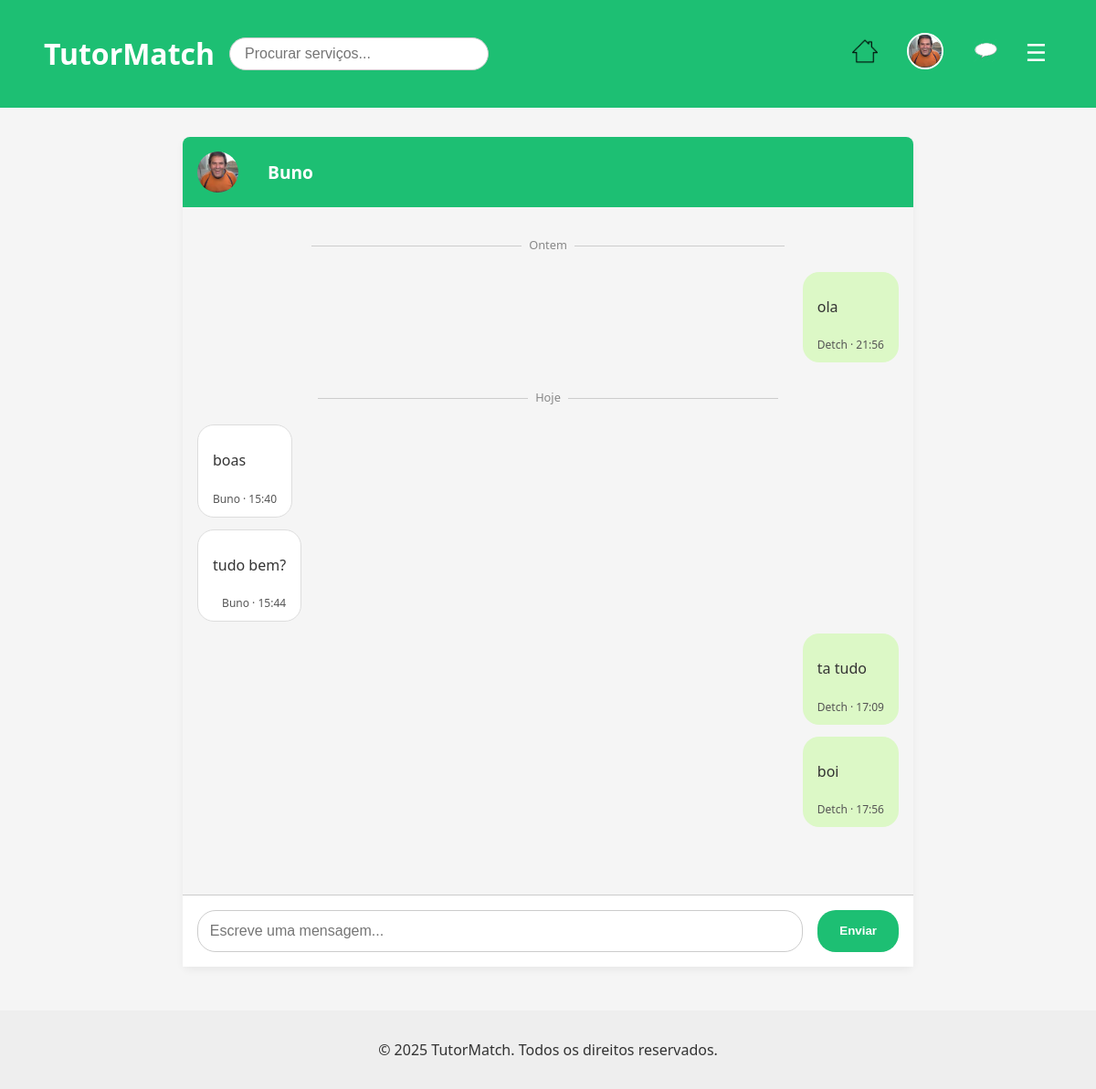
The app's page /pages/chat.php?receiver_id=9 (signed in), older data.
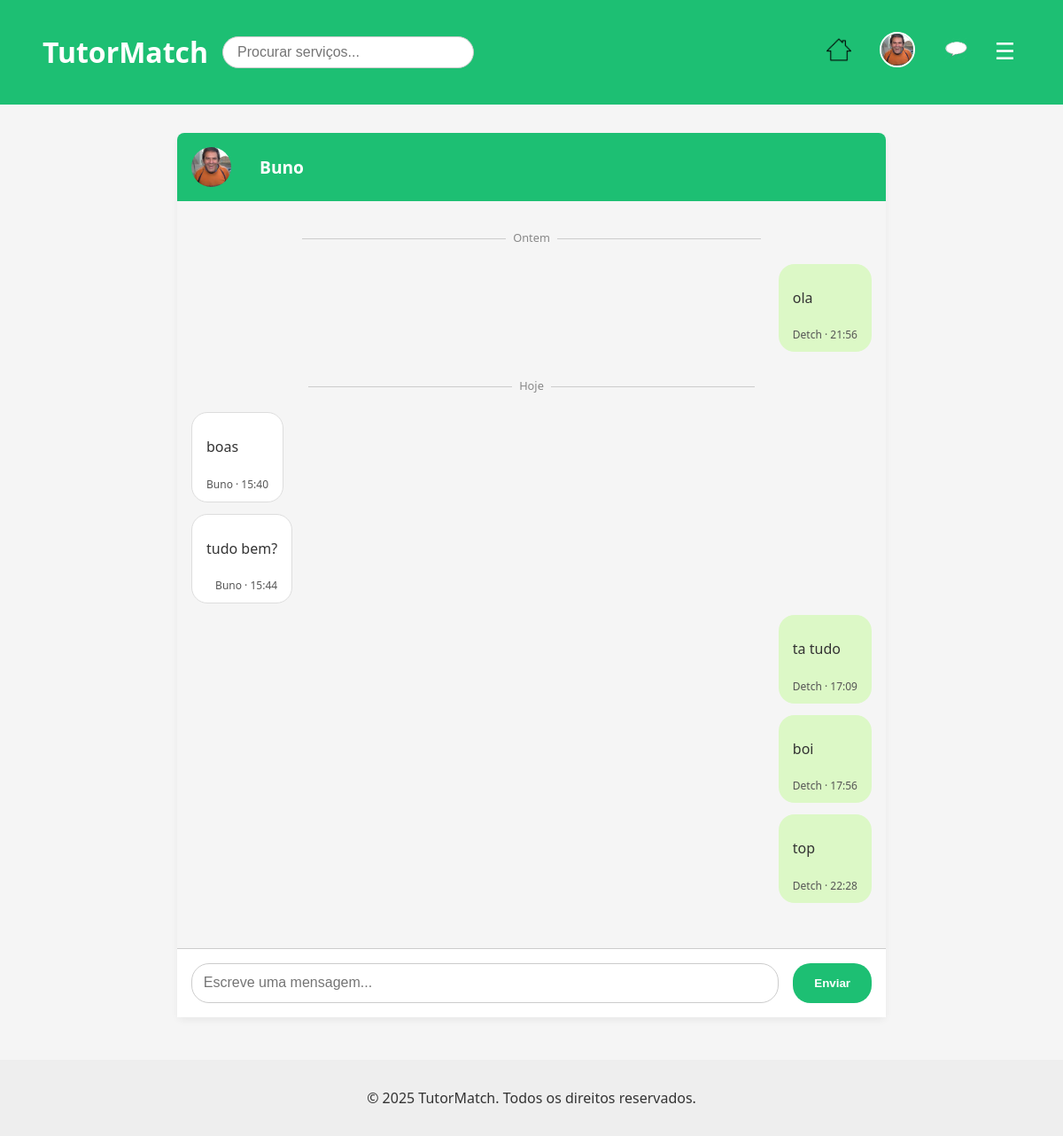
The same page, newer data.
### tables this page shows
CREATE TABLE users (
            id INTEGER PRIMARY KEY AUTOINCREMENT,
            username TEXT NOT NULL UNIQUE,
            password TEXT NOT NULL,
            email TEXT NOT NULL UNIQUE,
            role TEXT DEFAULT 'client', -- client, freelancer, admin
            name TEXT,
            profile_pic TEXT DEFAULT '../img/default.jpeg' -- Adiciona a coluna profile_pic
        );

CREATE TABLE messages (
            id INTEGER PRIMARY KEY AUTOINCREMENT,
            order_id INTEGER,
            sender_id INTEGER NOT NULL,
            receiver_id INTEGER NOT NULL,
            message TEXT NOT NULL,
            created_at DATETIME DEFAULT CURRENT_TIMESTAMP,
            FOREIGN KEY (order_id) REFERENCES orders(id),
            FOREIGN KEY (sender_id) REFERENCES users(id),
            FOREIGN KEY (receiver_id) REFERENCES users(id)
        );

### pages/chat.php (the view, shortened to what this page needs)
<?php
require_once '../database/db.php';
$user_id = $_SESSION['user_id'] ?? null;
$receiver_id = $_GET['receiver_id'] ?? null;
$stmt = $db->prepare("SELECT username, profile_pic FROM users WHERE id = ?");
$stmt->execute([$receiver_id]);
$chatUser = $stmt->fetch();
$chatUserName = $chatUser['username'];
$chatUserPic = $chatUser['profile_pic'] ?? '/img/default.jpeg';
$stmt = $db->prepare("
    SELECT m.*, u.username
    FROM messages m
    JOIN users u ON m.sender_id = u.id
    WHERE
        ((sender_id = :user1 AND receiver_id = :user2)
        OR (sender_id = :user2 AND receiver_id = :user1))
        AND m.order_id IS NULL
    ORDER BY m.created_at ASC
");
$stmt->execute(['user1' => $user_id, 'user2' => $receiver_id]);
$messages = $stmt->fetchAll();
?>
<?php include_once '../includes/header.php'; ?>
<link rel="stylesheet" href="../css/chat.css">
<div class="chat-container">
    <div class="chat-header">
        <img src="<?= htmlspecialchars($chatUserPic) ?>" alt="Foto de perfil" class="chat-user-pic">
        <h2>
            <a href="/pages/view_profile.php?id=<?= urlencode($receiver_id) ?>">
                <?= htmlspecialchars($chatUserName) ?>
            </a>
        </h2>
    </div>
    <div class="chat-box">
        <?php
        $currentDate = null;
        foreach ($messages as $msg):
            $msgDate = date('Y-m-d', strtotime($msg['created_at']));
            if ($msgDate !== $currentDate):
                $currentDate = $msgDate;
                $label = ($msgDate == date('Y-m-d')) ? 'Hoje' :
                         ($msgDate == date('Y-m-d', strtotime('-1 day')) ? 'Ontem' :
                         date('d M Y', strtotime($msgDate)));
        ?>
            <div class="date-separator"><?= $label ?></div>
        <?php endif; ?>
            <div class="chat-message <?= $msg['sender_id'] == $user_id ? 'sent' : 'received' ?>">
                <div class="bubble">
                    <p><?= nl2br(htmlspecialchars($msg['message'])) ?></p>
                    <span class="meta"><?= htmlspecialchars($msg['username']) ?> · <?= date('H:i', strtotime($msg['created_at'])) ?></span>
                </div>
            </div>
        <?php endforeach; ?>
    </div>
    <form action="chat.php?receiver_id=<?= $receiver_id ?>" method="POST" class="chat-form">
        <input type="text" name="message" placeholder="Escreve uma mensagem..." required>
        <button type="submit">Enviar</button>
    </form>
</div>
<?php include_once '../includes/footer.php'; ?>

### includes/header.php (shortened to what this page needs)
<!DOCTYPE html>
<html lang="pt">
<head>
  <link rel="stylesheet" href="/css/main.css" />
  <link rel="stylesheet" href="/css/navbar.css" />
</head>
<body>
  <header>
  <div class="header-left">
    <h1><a href="/index.php">TutorMatch</a></h1>
    <form id="search-form" action="/index.php" method="GET" autocomplete="off">
      <input type="text" id="search-input" name="q" placeholder="Procurar serviços...">
    </form>
  </div>
  <nav class="navbar">
    <div class="nav-right">
        <?php if (isset($_SESSION['user_id'])): ?>
          <a href="/index.php" class="nav-icon home-icon" title="Início">
            <img src="/img/icons/home-white.png" alt="Início">
          </a>
          <a href="/pages/profile.php" class="profile-pic">
            <img src="<?= $_SESSION['profile_pic'] ?? '/img/default.jpeg' ?>" alt="Perfil">
          </a>
          <a href="/pages/conversations.php" class="nav-icon chat-icon" title="Mensagens">
            <img src="/img/icons/white-balloon.png" alt="Mensagens">
          </a>
          <button id="menu-toggle" class="menu-btn">&#9776;</button>
        <?php else: ?>
          <a href="/pages/login.php">Entrar</a>
          <a href="/pages/register.php">Registrar</a>
        <?php endif; ?>
      </div>
    </nav>
  </header>

### includes/footer.php (shortened to what this page needs)
<footer>
    <p>&copy; 2025 TutorMatch. Todos os direitos reservados.</p>
  </footer>
</body>
</html>

### css/main.css (style rules this page uses)
body { font-family: 'Segoe UI', sans-serif; margin: 0; background-color: #f5f5f5; color: #333; }

### css/navbar.css (style rules this page uses)
.navbar { display: flex; justify-content: space-between; align-items: center; background-color: #1dbf73; padding: 0.5rem 1rem; }
.nav-icon img { width: 28px; height: 28px; }
.nav-right { display: flex; align-items: center; gap: 1rem; position: relative; }
.profile-pic img { width: 36px; height: 36px; border-radius: 50%; object-fit: cover; border: 2px solid white; cursor: pointer; }
.menu-btn { font-size: 26px; background: none; border: none; color: white; cursor: pointer; margin-left: 0.5rem; }
.header-left { display: flex; align-items: center; gap: 1rem; }
#search-form { position: relative; }
#search-input { padding: 0.5rem 1rem; border: 1px solid #ccc; border-radius: 20px; width: 250px; font-size: 1rem; }

### css/chat.css (style rules this page uses)
.chat-container { max-width: 800px; margin: 2rem auto; background: #f5f5f5; border-radius: 8px; box-shadow: 0 4px 8px rgba(0,0,0,0.05); display: flex; flex-direction: column; height: 80vh; }
.chat-header { display: flex; align-items: center; gap: 1rem; padding: 1rem; background: #1dbf73; color: white; border-top-left-radius: 8px; border-top-right-radius: 8px; }
.chat-header img.chat-user-pic { width: 45px; height: 45px; border-radius: 50%; object-fit: cover; }
.chat-header h2 { margin: 0; font-size: 1.2rem; }
.chat-box { flex: 1; overflow-y: auto; padding: 1rem; display: flex; flex-direction: column; gap: 0.8rem; }
.chat-message { max-width: 60%; padding: 0.7rem 1rem; border-radius: 18px; position: relative; word-wrap: break-word; }
.chat-message.sent { align-self: flex-end; background-color: #dcf8c6; }
.chat-message.received { align-self: flex-start; background-color: #fff; border: 1px solid #ddd; }
.bubble { display: flex; flex-direction: column; }
.bubble .meta { font-size: 0.75rem; color: #555; margin-top: 0.4rem; text-align: right; }
.chat-form { display: flex; padding: 1rem; background-color: #fff; border-top: 1px solid #ccc; }
.chat-form input[type="text"] { flex: 1; padding: 0.8rem; border: 1px solid #ccc; border-radius: 20px; outline: none; font-size: 1rem; margin-right: 1rem; }
.chat-form button { background-color: #1dbf73; color: white; border: none; padding: 0.8rem 1.5rem; border-radius: 20px; cursor: pointer; font-weight: bold; transition: background 0.2s ease; }
.date-separator { text-align: center; font-size: 0.8rem; color: #888; margin: 1rem 0 0.5rem; position: relative; }
.date-separator::before, .date-separator::after { content: ""; display: inline-block; width: 30%; height: 1px; background: #ccc; margin: 0 0.5rem; vertical-align: middle; }
.chat-user-pic { width: 45px; height: 45px; border-radius: 50%; object-fit: cover; margin-right: 1rem; }

### css/admin.css (style rules this page uses)
h2 { text-align: center; margin-bottom: 20px; }

### css/layout.css (style rules this page uses)
header { background-color: #1dbf73; padding: 1rem 2rem; color: white; display: flex; justify-content: space-between; align-items: center; }
header a { color: white; text-decoration: none; margin-left: 1rem; }
nav { display: flex; align-items: center; }
footer { margin-top: 3rem; text-align: center; padding: 1rem; background: #eee; }

### css/style.css (style rules this page uses)
body { font-family: 'Segoe UI', sans-serif; margin: 0; background-color: #f5f5f5; color: #333; }
header { background-color: #1dbf73; padding: 1rem 2rem; color: white; display: flex; justify-content: space-between; align-items: center; }
header a { color: white; text-decoration: none; margin-left: 1rem; }
nav { display: flex; align-items: center; }
footer { margin-top: 3rem; text-align: center; padding: 1rem; background: #eee; }

### pages/chat.php (style rules this page uses)
.chat-header h2 a { text-decoration: none; color: inherit; cursor: pointer; }

Row changes from the older to the newer data that the page shows:
added messages: message "top", sender.username "Detch", created_at "22:28"
